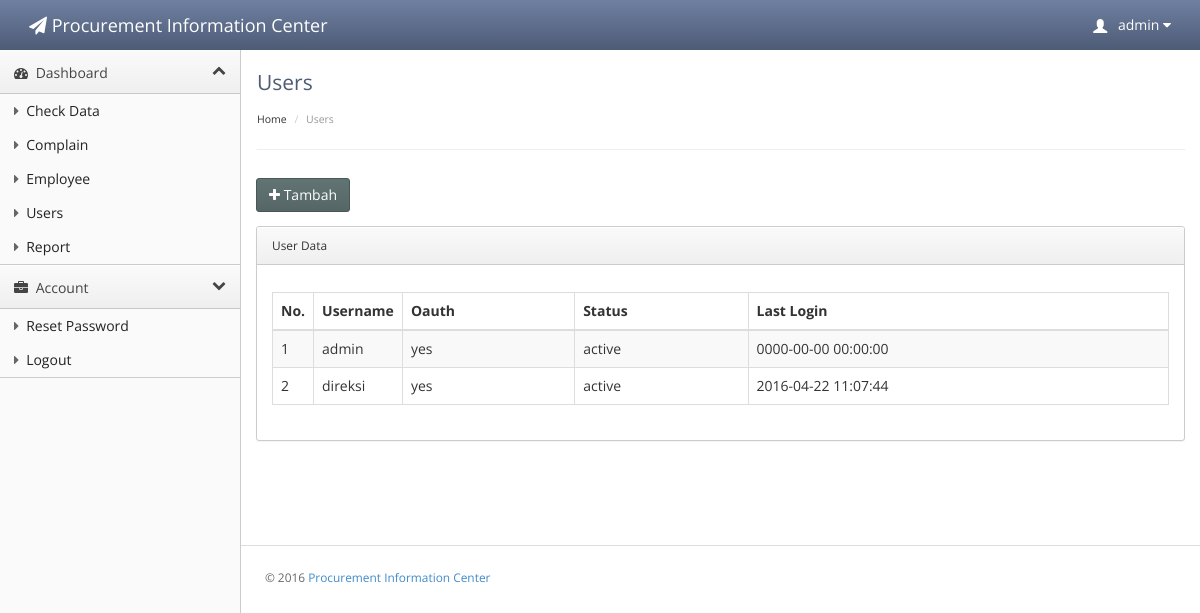
The page /index.php?pic=user&page=view (signed in) on the database as committed earlier.
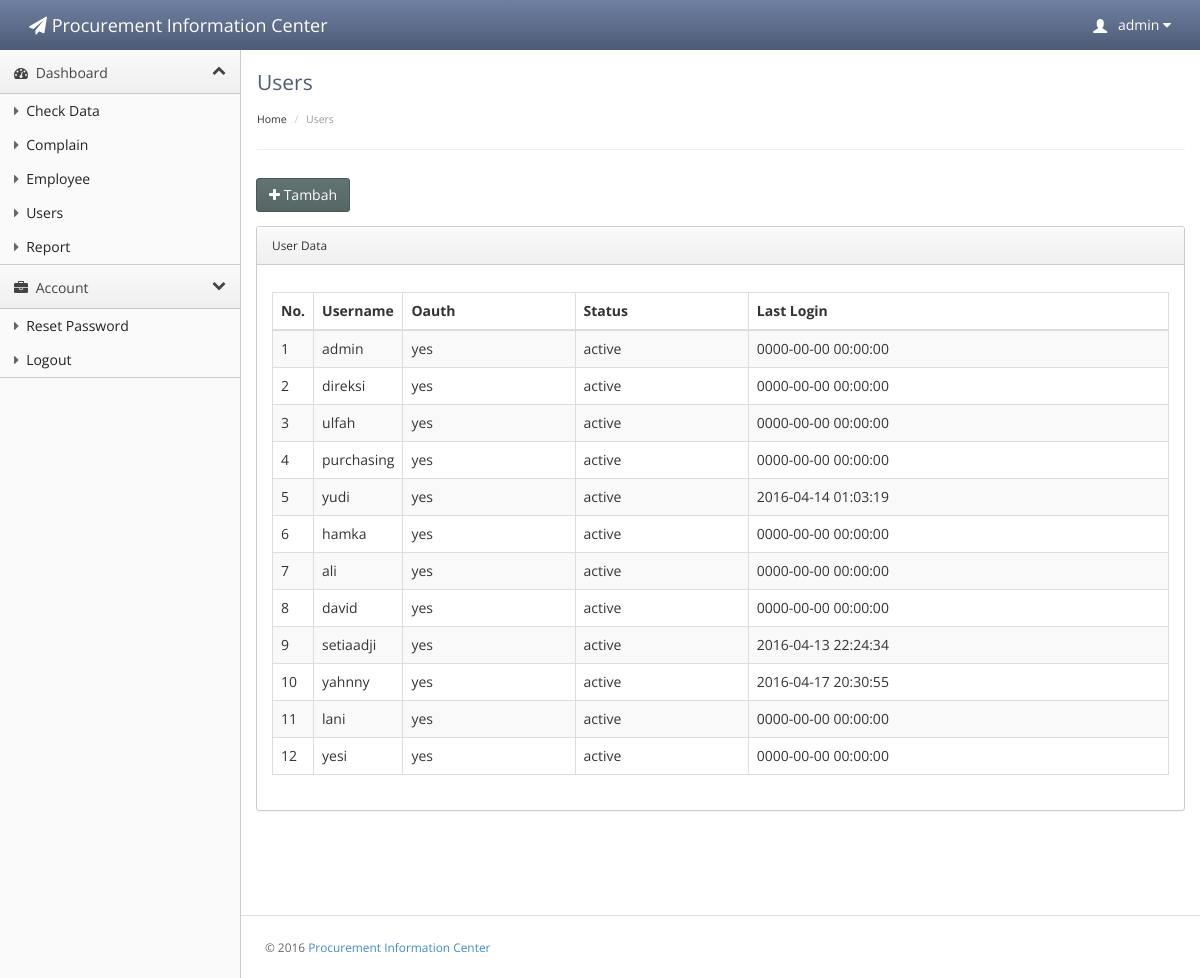
The same page on the database as committed later.
### tables this page shows
CREATE TABLE `user` (
  `usrid` int(4) NOT NULL AUTO_INCREMENT,
  `id_employee` int(11) NOT NULL,
  `username` varchar(30) NOT NULL,
  `password` varchar(100) NOT NULL,
  `oauth` enum('yes','no') NOT NULL,
  `status` enum('active','inactive') NOT NULL,
  `last_login` datetime NOT NULL,
  PRIMARY KEY (`usrid`)
);

### users.php (the view, shortened to what this page needs)
<?php
if (isset($_GET['page'])) {
    if ($_GET['page'] === 'view') {
        ?>
        <div class="header">
            <h1 class="page-title">Users</h1>
            <ul class="breadcrumb">
                <li>Home </li>
                <li class="active">Users</li>
            </ul>
        </div>
        <div class="main-content">
            <div class="row">
                <div class="col-sm-12 col-md-12">
                    <?php
                    if ($get['uName'] == 'admin' || $get['uName'] == 'lani' || $get['uName'] == 'yesi') {
                        ?>
                        <div class="btn-toolbar list-toolbar">
                            <a href="index.php?pic=user&page=create" class="btn btn-success"><span class="fa fa-plus"></span> Tambah</a>
                        </div>
                    <?php } ?>
                    <div class="panel panel-default">
                        <a href="#widget1container" class="panel-heading" data-toggle="collapse"> User Data</a>
                        <div id="widget1container" class="panel-body collapse in">
                            <div class="box-body table-responsive">
                                <table id="data" class="table table-bordered table-striped">
                                    <thead>
                                        <tr>
                                            <th width="30px">No.</th>
                                            <th width="80px">Username</th>
                                            <th>Oauth</th>
                                            <th>Status</th>
                                            <th>Last Login</th>
                                        </tr>
                                    </thead>
                                    <tbody>
                                        <?php
                                        $query = mysql_query("SELECT * FROM user");
                                        $no = 1;
                                        while ($result = mysql_fetch_array($query)) {
                                            echo"<tr>
                                                    <td>$no</td>
                                                    <td>$result[username]</td>
                                                    <td>$result[oauth]</td>
                                                    <td>$result[status]</td>
                                                    <td>$result[last_login]</td>
                                                 </tr>";
                                            $no++;
                                        }
                                        ?>
                                    </tbody>
                                </table>
                            </div>
                        </div>
                    </div>
                </div>
            </div>
        </div>
        <?php
    }
}
?>

Rows that differ between the two databases and show on the page:
changed user "direksi": last_login "2016-04-22 11:07:44" → "0000-00-00 00:00:00"
added user: username "ulfah", oauth "yes", status "active", last_login "0000-00-00 00:00:00"
added user: username "purchasing", oauth "yes", status "active", last_login "0000-00-00 00:00:00"
added user: username "yudi", oauth "yes", status "active", last_login "2016-04-14 01:03:19"
added user: username "hamka", oauth "yes", status "active", last_login "0000-00-00 00:00:00"
added user: username "ali", oauth "yes", status "active", last_login "0000-00-00 00:00:00"
added user: username "david", oauth "yes", status "active", last_login "0000-00-00 00:00:00"
added user: username "setiaadji", oauth "yes", status "active", last_login "2016-04-13 22:24:34"
added user: username "yahnny", oauth "yes", status "active", last_login "2016-04-17 20:30:55"
added user: username "lani", oauth "yes", status "active", last_login "0000-00-00 00:00:00"
added user: username "yesi", oauth "yes", status "active", last_login "0000-00-00 00:00:00"
